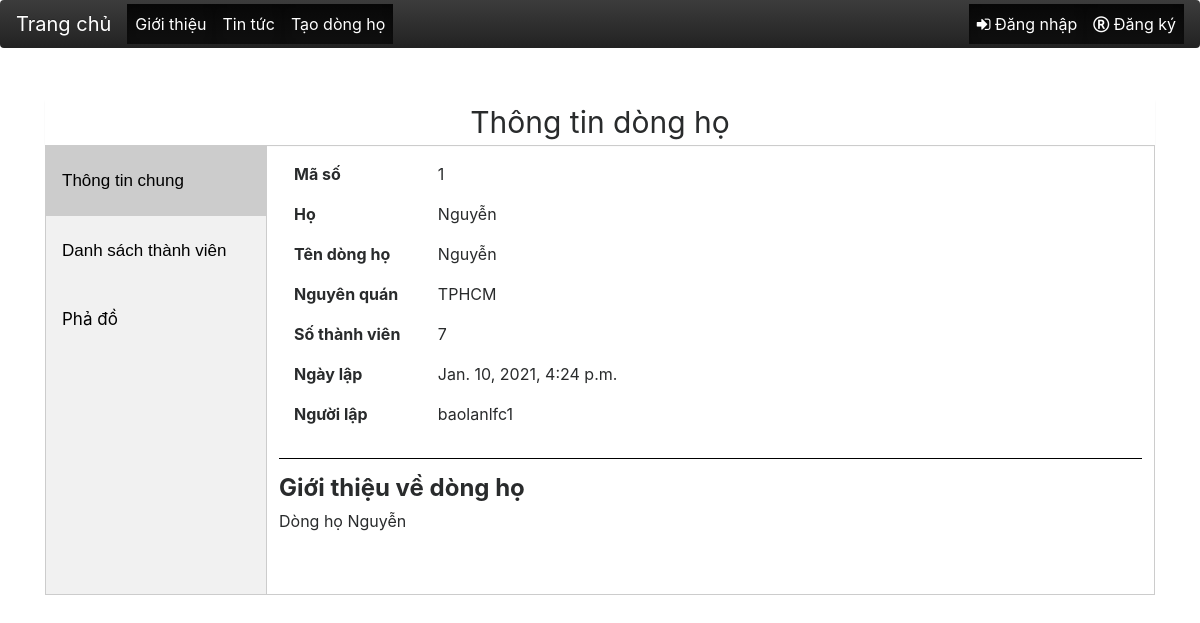
The page /family/detail/1 on the database as committed earlier.
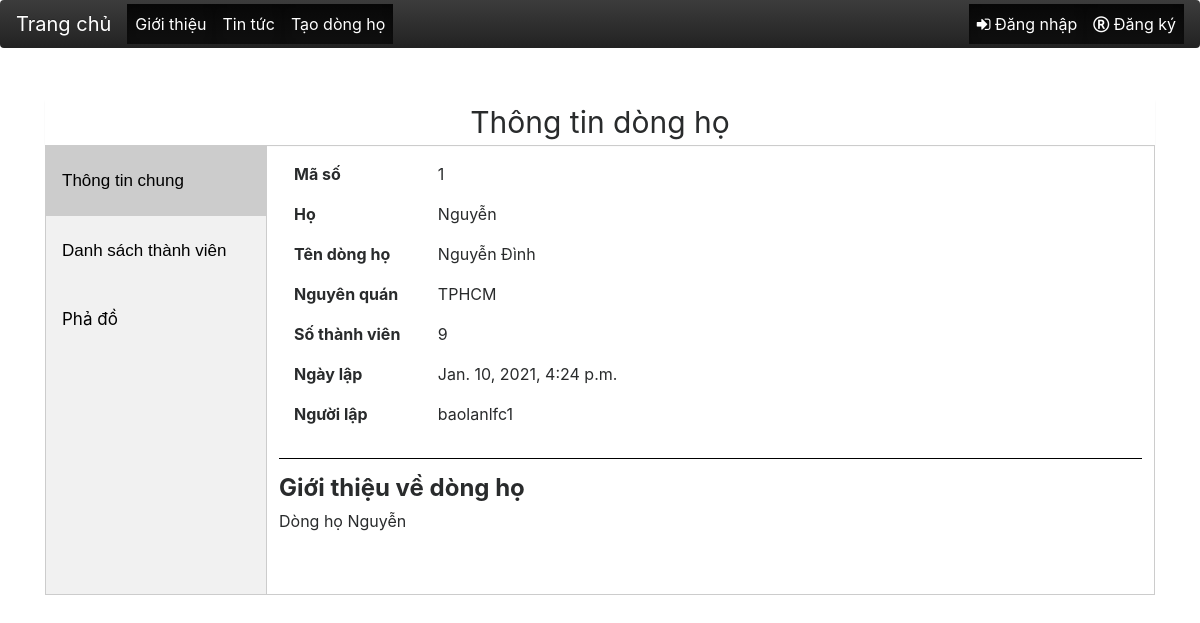
The same page on the database as committed later.
### family/models.py (models this page shows, shortened)
class Family(models.Model):
    parentage = models.ForeignKey("family.Parentage",on_delete = models.CASCADE,default=1, verbose_name="Họ")
    family_name = models.CharField(max_length = 500, verbose_name="Tên dòng họ")
    address = models.CharField(max_length = 500, verbose_name="Nguyên quán")
    intro = models.TextField(max_length = 500,null = True,blank=True, verbose_name="Giới thiệu về dòng họ")
    PUBLIC_TYPE_CHOICES = [('Public', 'Công khai'), ('Private', 'Riêng tư')]
    public_type = models.CharField(max_length=50,choices=PUBLIC_TYPE_CHOICES,default='Public',)
    password = models.CharField(max_length = 500,default=1)
    STATUS_CHOICES = [('Approved', 'Đã duyệt'), ('Waiting for approving', 'Đợi duyệt')]
    status = models.CharField(max_length=50,choices=STATUS_CHOICES,default='Waiting for approving', verbose_name="Trạng thái")
    created_date = models.DateTimeField(auto_now_add=True, verbose_name="Ngày tạo")
    created_user = models.ForeignKey("auth.User",on_delete = models.CASCADE,default=1)

class Parentage(models.Model):
    parentage = models.CharField(max_length = 500)
    def __str__(self):
        return self.parentage

### family/views.py (the view)
# urls.py: path('family/detail/<int:id>',familyView.familyDetail,name = "family_detail"),
def familyDetail(request,id):
    Data = get_object_or_404(Family,id = id)
    Data.number_of_members = Member.objects.filter(family_id=id).count()
    Data.member_list = Member.objects.filter(family_id=id).order_by('birth_date')
    if request.user == Data.created_user:
        Data.is_update_family = ''
    else:
        Data.is_update_family = 'none'
    return render(request,"family_detail.html",{"Data":Data})

### family/models.py (called while the page is built)
    def __str__(self):
        return self.gender

    def __str__(self):
        return self.live_status

### templates/family_detail.html (shortened to what this page needs)
{% extends "layout.html" %}
{% load static %}
{% block body %}
<div class="panel panel-primary">
    <div class="panel-footer" style="font-size: 30px;text-align:center;">Thông tin dòng họ</div>
    <div class="panel-body" style="padding:0 !important">
        <div class="tab">
            <button class="tablinks" onclick="openCity(event, 'general-info')" id="defaultOpen">Thông tin chung</button>
            <button class="tablinks" onclick="openCity(event, 'member-list')">Danh sách thành viên</button>
            <a  href="/tree_family/{{Data.id}}" class="tablinks">Phả đồ</a>
          </div>
          <div id="general-info" class="tabcontent">
              <div class="row" style="margin:1rem 0">
                <div class="col-md-2">
                    <p class='general-info-props'>Mã số</p>
                    <p class='general-info-props'>Họ</p>
                    <p class='general-info-props'>Tên dòng họ</p>
                    <p class='general-info-props'>Nguyên quán</p>
                    <p class='general-info-props'>Số thành viên</p>
                    <p class='general-info-props'>Ngày lập</p>
                    <p class='general-info-props'>Người lập</p>
                </div>
                <div class="col-md-8">
                    <p>{{Data.id}}</p>
                    <p>{{Data.parentage}}</p>
                    <p>{{Data.family_name}}</p>
                    <p>{{Data.address}}</p>
                    <p>{{Data.number_of_members}}</p>
                    <p>{{Data.created_date}}</p>
                    <p>{{Data.created_user}}</p>
                </div>
                <div class="col-md-2">
              </div>
              </div>
              <hr style="border-color:black">
            <h4 style='font-weight: 700;'>Giới thiệu về dòng họ</h4>
            <p>{{Data.intro}}</p>
          </div>
    </div>
  </div>
{% endblock body %}

Rows that differ between the two databases and show on the page:
changed Family "TPHCM": family_name "Nguyễn" → "Nguyễn Đình"; number_of_members "7" → "9"
